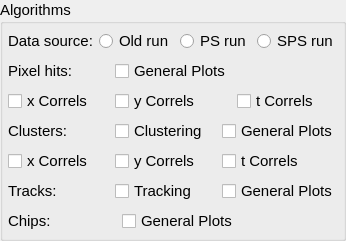
               <widget class="QGroupBox" name="groupBox_2">
                <property name="font">
                 <font>
                  <pointsize>11</pointsize>
                  <weight>50</weight>
                  <bold>false</bold>
                 </font>
                </property>
                <property name="title">
                 <string>Algorithms</string>
                </property>
                <layout class="QGridLayout" name="gridLayout_38">
                 <property name="leftMargin">
                  <number>5</number>
                 </property>
                 <property name="topMargin">
                  <number>5</number>
                 </property>
                 <property name="rightMargin">
                  <number>5</number>
                 </property>
                 <property name="bottomMargin">
                  <number>5</number>
                 </property>
                 <item row="0" column="0">
                  <widget class="QWidget" name="widget_19" native="true">
                   <layout class="QGridLayout" name="gridLayout_39">
                    <property name="leftMargin">
                     <number>0</number>
                    </property>
                    <property name="topMargin">
                     <number>0</number>
                    </property>
                    <property name="rightMargin">
                     <number>0</number>
                    </property>
                    <property name="bottomMargin">
                     <number>0</number>
                    </property>
                    <item row="0" column="2">
                     <widget class="QRadioButton" name="PSRadBut">
                      <property name="text">
                       <string>PS run</string>
                      </property>
                     </widget>
                    </item>
                    <item row="0" column="1">
                     <widget class="QRadioButton" name="OldRunRadBut">
                      <property name="text">
                       <string>Old run</string>
                      </property>
                     </widget>
                    </item>
                    <item row="0" column="0">
                     <widget class="QLabel" name="label_13">
                      <property name="font">
                       <font>
                        <pointsize>11</pointsize>
                        <weight>50</weight>
                        <bold>false</bold>
                       </font>
                      </property>
                      <property name="text">
                       <string>Data source:</string>
                      </property>
                     </widget>
                    </item>
                    <item row="0" column="3">
                     <widget class="QRadioButton" name="SPSRadButButton_3">
                      <property name="text">
                       <string>SPS run</string>
                      </property>
                     </widget>
                    </item>
                   </layout>
                  </widget>
                 </item>
                 <item row="4" column="0">
                  <widget class="QWidget" name="widget_23" native="true">
                   <layout class="QGridLayout" name="gridLayout_44">
                    <property name="leftMargin">
                     <number>0</number>
                    </property>
                    <property name="topMargin">
                     <number>0</number>
                    </property>
                    <property name="rightMargin">
                     <number>0</number>
                    </property>
                    <property name="bottomMargin">
                     <number>0</number>
                    </property>
                    <item row="0" column="0">
                     <widget class="QWidget" name="widget_24" native="true">
                      <layout class="QGridLayout" name="gridLayout_43" columnstretch="1,2">
                       <property name="leftMargin">
                        <number>0</number>
                       </property>
                       <property name="topMargin">
                        <number>0</number>
                       </property>
                       <property name="rightMargin">
                        <number>0</number>
                       </property>
                       <property name="bottomMargin">
                        <number>0</number>
                       </property>
                       <item row="0" column="0">
                        <widget class="QLabel" name="label_25">
                         <property name="font">
                          <font>
                           <pointsize>11</pointsize>
                           <weight>50</weight>
                           <bold>false</bold>
                          </font>
                         </property>
                         <property name="text">
                          <string>Chips:</string>
                         </property>
                        </widget>
                       </item>
                       <item row="0" column="1">
                        <widget class="QCheckBox" name="ChipPlotsBoxs">
                         <property name="text">
                          <string>General Plots</string>
                         </property>
                        </widget>
                       </item>
                      </layout>
                     </widget>
                    </item>
                   </layout>
                  </widget>
                 </item>
                 <item row="2" column="0">
                  <widget class="QWidget" name="widget_21" native="true">
                   <layout class="QGridLayout" name="gridLayout_42">
                    <property name="leftMargin">
                     <number>0</number>
                    </property>
                    <property name="topMargin">
                     <number>0</number>
                    </property>
                    <property name="rightMargin">
                     <number>0</number>
                    </property>
                    <property name="bottomMargin">
                     <number>0</number>
                    </property>
                    <item row="0" column="0">
                     <widget class="QWidget" name="widget_22" native="true">
                      <layout class="QGridLayout" name="gridLayout_41" columnstretch="0,0,0">
                       <property name="leftMargin">
                        <number>0</number>
                       </property>
                       <property name="topMargin">
                        <number>0</number>
                       </property>
                       <property name="rightMargin">
                        <number>0</number>
                       </property>
                       <property name="bottomMargin">
                        <number>0</number>
                       </property>
                       <item row="0" column="0">
                        <widget class="QLabel" name="label_24">
                         <property name="font">
                          <font>
                           <pointsize>11</pointsize>
                           <weight>50</weight>
                           <bold>false</bold>
                          </font>
                         </property>
                         <property name="text">
                          <string>Clusters:</string>
                         </property>
                        </widget>
                       </item>
                       <item row="1" column="1">
                        <widget class="QCheckBox" name="ClustYCorrelBox">
                         <property name="text">
                          <string>y Correls</string>
                         </property>
                        </widget>
                       </item>
                       <item row="1" column="2">
                        <widget class="QCheckBox" name="ClustTCorrelBox">
                         <property name="text">
                          <string>t Correls</string>
                         </property>
                        </widget>
                       </item>
                       <item row="1" column="0">
                        <widget class="QCheckBox" name="ClustXCorrelBox">
                         <property name="text">
                          <string>x Correls</string>
                         </property>
                        </widget>
                       </item>
                       <item row="0" column="1">
                        <widget class="QCheckBox" name="ClusteringBox">
                         <property name="text">
                          <string>Clustering</string>
                         </property>
                        </widget>
                       </item>
                       <item row="0" column="2">
                        <widget class="QCheckBox" name="ClustPlotsBox">
                         <property name="text">
                          <string>General Plots</string>
                         </property>
                        </widget>
                       </item>
                      </layout>
                     </widget>
                    </item>
                   </layout>
                  </widget>
                 </item>
                 <item row="1" column="0">
                  <widget class="QWidget" name="widget_20" native="true">
                   <layout class="QGridLayout" name="gridLayout_40" columnstretch="0,0,0">
                    <property name="leftMargin">
                     <number>0</number>
                    </property>
                    <property name="topMargin">
                     <number>0</number>
                    </property>
                    <property name="rightMargin">
                     <number>0</number>
                    </property>
                    <property name="bottomMargin">
                     <number>0</number>
                    </property>
                    <item row="1" column="2">
                     <widget class="QCheckBox" name="PixTCorrelBox">
                      <property name="text">
                       <string>t Correls</string>
                      </property>
                     </widget>
                    </item>
                    <item row="1" column="1">
                     <widget class="QCheckBox" name="PixYCorrelBox">
                      <property name="text">
                       <string>y Correls</string>
                      </property>
                     </widget>
                    </item>
                    <item row="0" column="0">
                     <widget class="QLabel" name="label_23">
                      <property name="font">
                       <font>
                        <pointsize>11</pointsize>
                        <weight>50</weight>
                        <bold>false</bold>
                       </font>
                      </property>
                      <property name="text">
                       <string>Pixel hits:</string>
                      </property>
                     </widget>
                    </item>
                    <item row="0" column="1">
                     <widget class="QCheckBox" name="PixPlotsBox">
                      <property name="text">
                       <string>General Plots</string>
                      </property>
                     </widget>
                    </item>
                    <item row="1" column="0">
                     <widget class="QCheckBox" name="PixXCorrelBox">
                      <property name="text">
                       <string>x Correls</string>
                      </property>
                     </widget>
                    </item>
                   </layout>
                  </widget>
                 </item>
                 <item row="3" column="0">
                  <widget class="QWidget" name="widget_25" native="true">
                   <layout class="QGridLayout" name="gridLayout_46">
                    <property name="leftMargin">
                     <number>0</number>
                    </property>
                    <property name="topMargin">
                     <number>0</number>
                    </property>
                    <property name="rightMargin">
                     <number>0</number>
                    </property>
                    <property name="bottomMargin">
                     <number>0</number>
                    </property>
                    <item row="0" column="0">
                     <widget class="QWidget" name="widget_26" native="true">
                      <layout class="QGridLayout" name="gridLayout_45" columnstretch="1,1,1">
                       <property name="leftMargin">
                        <number>0</number>
                       </property>
                       <property name="topMargin">
                        <number>0</number>
                       </property>
                       <property name="rightMargin">
                        <number>0</number>
                       </property>
                       <property name="bottomMargin">
                        <number>0</number>
                       </property>
                       <item row="0" column="0">
                        <widget class="QLabel" name="label_26">
                         <property name="font">
                          <font>
                           <pointsize>11</pointsize>
                           <weight>50</weight>
                           <bold>false</bold>
                          </font>
                         </property>
                         <property name="text">
                          <string>Tracks:</string>
                         </property>
                        </widget>
                       </item>
                       <item row="0" column="1">
                        <widget class="QCheckBox" name="TrackingBox">
                         <property name="text">
                          <string>Tracking</string>
                         </property>
                        </widget>
                       </item>
                       <item row="0" column="2">
                        <widget class="QCheckBox" name="TrackPlotsBox">
                         <property name="text">
                          <string>General Plots</string>
                         </property>
                        </widget>
                       </item>
                      </layout>
                     </widget>
                    </item>
                   </layout>
                  </widget>
                 </item>
                </layout>
               </widget>
